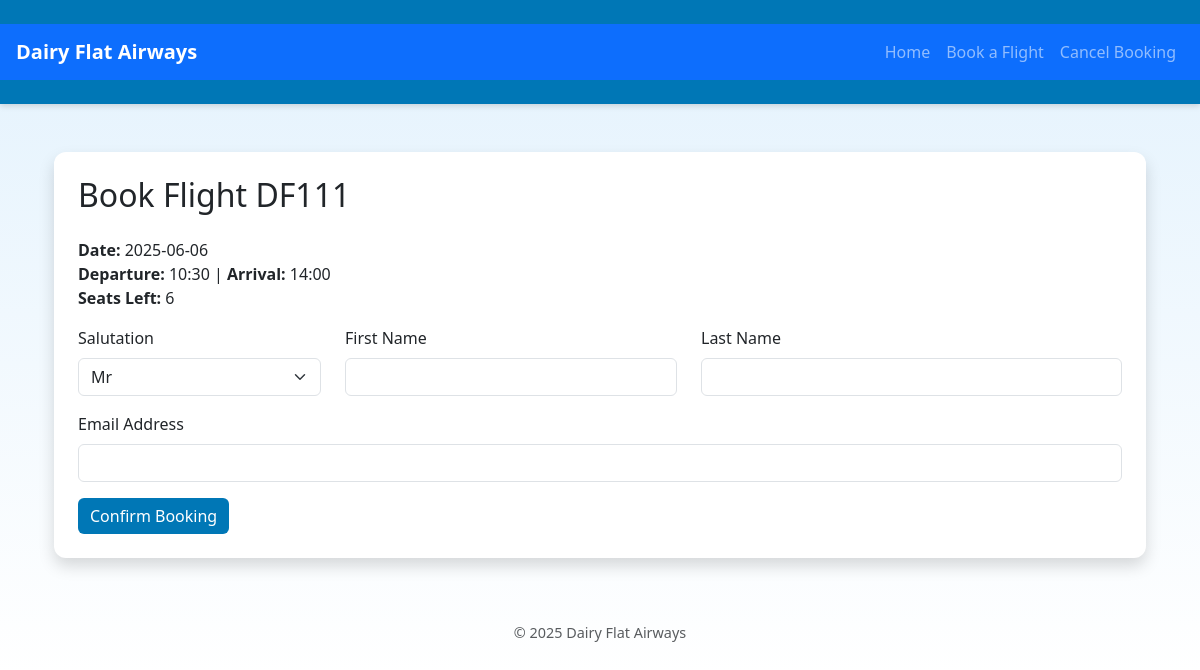
Page /book/3 on the committed database.
### app/models.py (models this page shows)
class Flight(db.Model):
    id = db.Column(db.Integer, primary_key=True)
    route_id = db.Column(db.Integer, db.ForeignKey('route.id'), nullable=False)
    date = db.Column(db.String(10), nullable=False)
    departure_time = db.Column(db.String(5), nullable=False)
    arrival_time = db.Column(db.String(5), nullable=False)
    seats_left = db.Column(db.Integer, nullable=False)
    flight_number = db.Column(db.String(10), nullable=False)

### app/routes.py (the view, shortened to what this page needs)
@main.route('/book/<int:flight_id>', methods=['GET', 'POST'])
def book_flight(flight_id):
    flight = Flight.query.get_or_404(flight_id)
    return render_template('book.html', flight=flight)

### app/templates/book.html (shortened to what this page needs)
{% extends 'layout.html' %}
{% block content %}
<div class="container mt-5">
  <div class="card p-4 shadow">
    <h2 class="mb-4">Book Flight {{ flight.flight_number }}</h2>
    <p><strong>Date:</strong> {{ flight.date }}<br>
    <strong>Departure:</strong> {{ flight.departure_time }} | <strong>Arrival:</strong> {{ flight.arrival_time }}<br>
    <strong>Seats Left:</strong> {{ flight.seats_left }}</p>
    <form method="POST">
      <div class="row">
        <div class="mb-3 col-md-3">
          <label for="salutation" class="form-label">Salutation</label>
          <select class="form-select" name="salutation" required>
            <option value="Mr">Mr</option>
          </select>
        </div>
        <div class="mb-3 col-md-4">
          <label for="first_name" class="form-label">First Name</label>
          <input type="text" name="first_name" class="form-control" required>
        </div>
        <div class="mb-3 col-md-5">
          <label for="last_name" class="form-label">Last Name</label>
          <input type="text" name="last_name" class="form-control" required>
        </div>
      </div>
      <div class="mb-3">
        <label for="email" class="form-label">Email Address</label>
        <input type="email" name="email" class="form-control" required>
      </div>
      <button type="submit" class="btn btn-primary">Confirm Booking</button>
    </form>
  </div>
</div>
{% endblock %}

### app/static/css/style.css (style rules this page uses)
body { background: linear-gradient(to bottom, #e3f2fd, #ffffff); font-family: 'Segoe UI', sans-serif; font-size: 16px; color: #333; }
.container { margin-top: 2rem; }
.card { border: none; border-radius: 12px; box-shadow: 0 4px 12px rgba(0, 0, 0, 0.1); }
.btn-primary { background-color: #0077b6; border: none; }

### rows in the picture
Flight: flight_number "DF111", date "2025-06-06", departure_time "10:30", arrival_time "14:00", seats_left "6"
